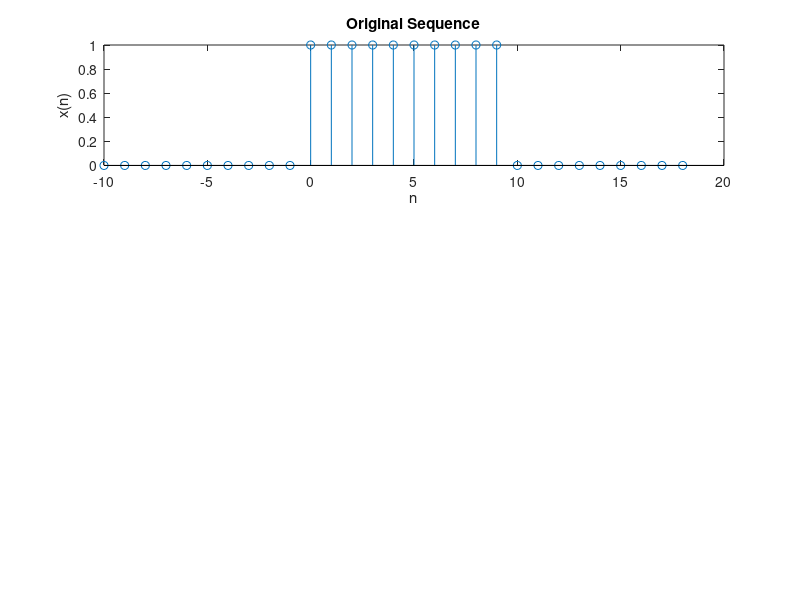

The MATLAB script that drew this image: (Note: this script raises an error after producing the figure.)
n=-10:1:18
s1=(n>=0)
s2=(n-10>=0)
subplot(3,1,1)
stem(n,s1-s2)
title('Original Sequence')
xlabel('n')
ylabel('x(n)')
%𝑥(𝑛) = 𝑢(𝑛) − 𝑢(𝑛 − 10)

[ev, od, u] = odd_even_function( s1-s2,n)
subplot(3,1,2)
stem(u,ev)
title('Even part')
xlabel('u')
ylabel('ev')


subplot(3,1,3)
stem(u,od)
title('Odd part')
xlabel('u')
ylabel('odd')

%calling the function even_odd created earlier 
%and plotting the even and odd parts of the functions
